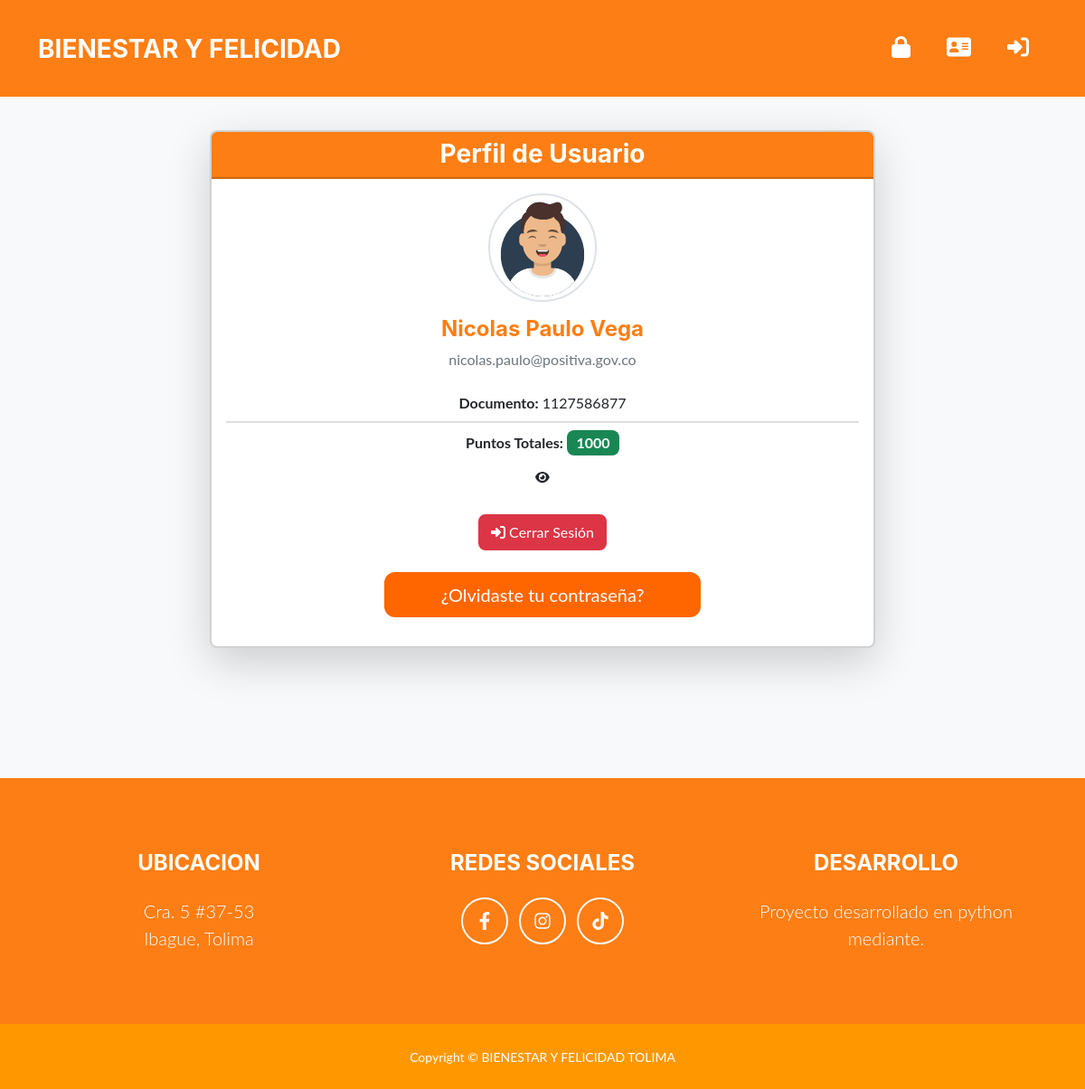
Page /perfil_usuario/1127586877 (signed in) on the committed database.
### apps/usuarios/models.py (models this page shows, shortened)
class Usuarios(AbstractBaseUser, PermissionsMixin):
    avatar = models.FileField('Avatar', upload_to='usuarios/', null=True, blank=True)
    nombres = models.CharField('Nombres', max_length=50)
    apellidos = models.CharField('Apellidos', max_length=100)
    numero_documento = models.IntegerField('Número de documento', primary_key=True, unique=True)
    correo = models.EmailField('Correo electrónico', max_length=255, unique=True)
    puntos_totales = models.IntegerField('Número total de puntos', default=1000)
    password = models.CharField('Contraseña', max_length=255)
    ultimo_reinicio = models.DateField('Ultimo reinicio de puntos', default=now) # Reiniciar puntos
    is_active = models.BooleanField(default=True)
    is_staff = models.BooleanField(default=False)
    objects = UsuariosManager()
    USERNAME_FIELD = 'numero_documento'
    REQUIRED_FIELDS = ['nombres', 'apellidos', 'correo']
    class Meta:
        verbose_name = 'Usuario'
        verbose_name_plural = 'Usuarios'

### apps/usuarios/views.py (the view)
# urls.py: path('perfil_usuario/<int:id_usuario>', login_required(profile), name="perfil"),
@login_required(login_url='/accounts/login')
@user_passes_test(is_staff, login_url=('/'))
def profile(request, id_usuario):
    usuario = Usuarios.objects.filter(numero_documento = id_usuario)
    query = request.GET.get('q', '')
    if query:
        usuario = usuarios.filter(
            Q(numero_documento__icontains = query) |
            Q(nombres__icontains = query) |
            Q(apellidos__icontains = query)
        )
    paginator = Paginator(usuario,10)
    page_number = request.GET.get('page')
    usuarios_paginados = paginator.get_page(page_number)
    return render(request, 'registration/profile.html', {'usuario': usuarios_paginados, 'query': query})

### apps/usuarios/views.py (called while the page is built)
def is_staff(user):
    return user.is_active and user.is_staff # Validar si es administrador y esta activo

### apps/usuarios/templates/registration/profile.html (shortened to what this page needs)
{% load static %}
<!DOCTYPE html>
<html lang="es">
    <head>
        <link rel="stylesheet" href="https://cdn.jsdelivr.net/npm/bootstrap-icons/font/bootstrap-icons.css">
        <link href="{% static "css/usuario.styles.css" %}" rel="stylesheet" />
    </head>
    <body class="bg-light">
        <nav class="navbar navbar-expand-lg bg-secondary text-uppercase fixed-top" id="mainNav">
            <div class="container">
                <a class="navbar-brand" href="{% url "inicio" %}">BIENESTAR Y FELICIDAD</a>
                <div class="collapse navbar-collapse" id="navbarResponsive">
                    <ul class="navbar-nav ms-auto">
                        {% if user.is_authenticated %}
                            {% if user.is_staff %}
                                <li class="nav-item mx-0 mx-lg-1">
                                    <a class="nav-link py-3 px-0 px-lg-3 rounded" href="{% url "admin_panel" %}" target="_blank">
                                        <i class="fa-solid fa-lock fs-4"></i>
                                    </a>
                                </li>
                            {% endif %}
                            <li class="nav-item mx-0 mx-lg-1">
                                <a class="nav-link py-3 px-0 px-lg-3 rounded" href="{% url "perfil" user.numero_documento %}">
                                    <i class="fa-solid fa-address-card fs-4"></i>
                                </a>
                            </li>
                            <li class="nav-item mx-0 mx-lg-1">
                                <a class="nav-link py-3 px-0 px-lg-3 rounded" href="{% url "salir" %}">
                                    <i class="fa-solid fa-right-to-bracket fs-4"></i>
                                </a>
                            </li>
                        {% endif %}
                    </ul>
                </div>
            </div>
        </nav>
        <section class="page-section">
            <div class="container my-5">
                <div class="row justify-content-center">
                    <div class="col-md-8">
                        <div class="card shadow-lg">
                            <div class="card-header text-white text-center" style="background-color: #fd7e14 !important;">
                                <h3 class="mb-0">Perfil de Usuario</h3>
                            </div>
                            <div class="card-body text-center">
                                {% for usuario in usuario %}
                                    <div class="mb-3">
                                        {% if usuario.avatar %}
                                            <img src="{{ usuario.avatar.url }}" class="rounded-circle img-thumbnail" style="width: 120px; height: 120px;">
                                        {% else %}
                                            <img src="{% static 'img/avataaars.svg' %}" class="rounded-circle img-thumbnail" style="width: 120px; height: 120px;">
                                        {% endif %}
                                    </div>
                                    <h4>{{ usuario.nombres }} {{ usuario.apellidos }}</h4>
                                    <p class="text-muted">{{ usuario.correo }}</p>
                                    <ul class="list-group list-group-flush">
                                        <li class="list-group-item"><strong>Documento:</strong> {{ usuario.numero_documento }}</li>
                                        <li class="list-group-item"><strong>Puntos Totales:</strong>
                                            <span class="badge bg-success fs-6">{{ usuario.puntos_totales }}</span>
                                        </li>
                                    </ul>
                                    <div class="mb-3">
                                        <a href="{% url 'puntos_evidencias' usuario.numero_documento %}" class="btn btn-sm">
                                            <i class="fa-solid fa-eye"></i>
                                        </a>
                                    </div>
                                    <div class="mt-4">
                                        <a href="{% url 'salir' %}" class="btn btn-danger">
                                            <i class="fa-solid fa-right-to-bracket"></i> Cerrar Sesión
                                        </a>
                                    </div>
                                    <div class="mt-4">
                                        <p class="text-center">
                                            <a href="{% url 'cambiar_pass' %}" class="btn btn-lg w-50 text-white" style="background-color: #FF6600;">¿Olvidaste tu contraseña?</a>
                                        </p>
                                    </div>
                                {% endfor %}
                            </div>
                        </div>
                    </div>
                </div>
            </div>
        </section>
        <footer class="footer text-center">
            <div class="container">
                <div class="row">
                    <div class="col-lg-4 mb-5 mb-lg-0">
                        <h4 class="text-uppercase mb-4">UBICACION</h4>
                        <p class="lead mb-0">
                            Cra. 5 #37-53
                            <br />
                            Ibague, Tolima
                        </p>
                    </div>
                    <div class="col-lg-4 mb-5 mb-lg-0">
                        <h4 class="text-uppercase mb-4">REDES SOCIALES</h4>
                        <a class="btn btn-outline-light btn-social mx-1" href="#!"><i class="fab fa-fw fa-facebook-f"></i></a>
                        <a class="btn btn-outline-light btn-social mx-1" href="#!"><i class="fab fa-fw fa-instagram"></i></a>
                        <a class="btn btn-outline-light btn-social mx-1" href="#!"><i class="fab fa-fw fa-tiktok"></i></a>
                    </div>
                    <div class="col-lg-4">
                        <h4 class="text-uppercase mb-4">DESARROLLO</h4>
                        <p class="lead mb-0">
                            Proyecto desarrollado en python mediante.
                        </p>
                    </div>
                </div>
            </div>
        </footer>
        <div class="copyright py-4 text-center text-white">
            <div class="container"><small>Copyright &copy; BIENESTAR Y FELICIDAD TOLIMA</small></div>
        </div>
    </body>
</html>

### rows in the picture
Usuarios: nombres "Nicolas", apellidos "Paulo Vega", correo "nicolas.paulo@positiva.gov.co", numero_documento "1127586877", puntos_totales "1000"
